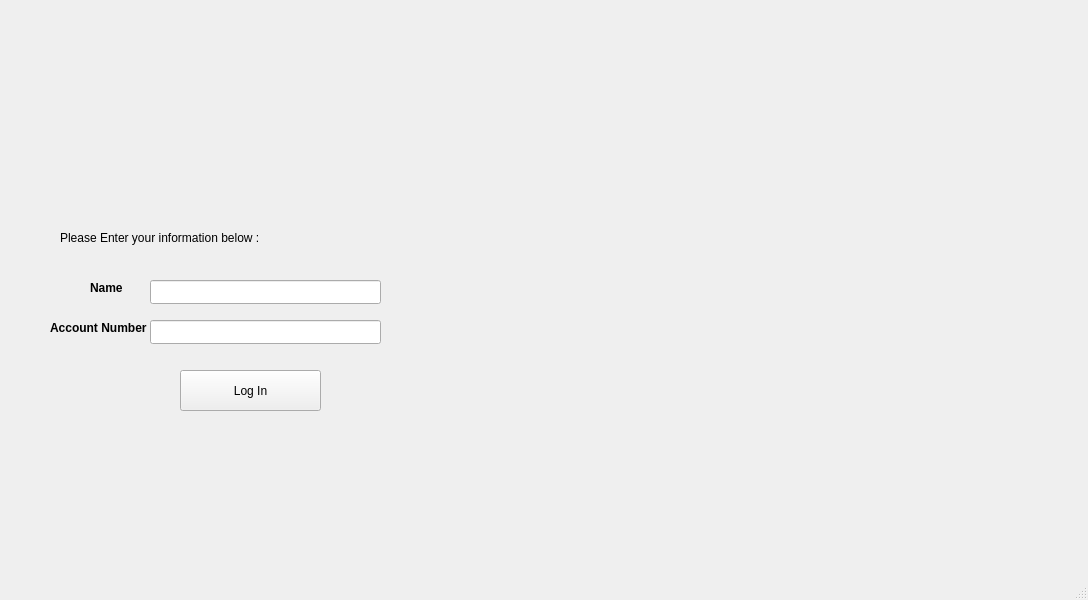
<?xml version="1.0" encoding="UTF-8"?>
<ui version="4.0">
 <class>MainWindow</class>
 <widget class="QMainWindow" name="MainWindow">
  <property name="geometry">
   <rect>
    <x>0</x>
    <y>0</y>
    <width>1088</width>
    <height>600</height>
   </rect>
  </property>
  <property name="windowTitle">
   <string>MainWindow</string>
  </property>
  <widget class="QWidget" name="centralwidget">
   <widget class="QPushButton" name="loginButton">
    <property name="geometry">
     <rect>
      <x>180</x>
      <y>370</y>
      <width>141</width>
      <height>41</height>
     </rect>
    </property>
    <property name="text">
     <string>Log In</string>
    </property>
   </widget>
   <widget class="QLabel" name="label">
    <property name="geometry">
     <rect>
      <x>90</x>
      <y>280</y>
      <width>49</width>
      <height>16</height>
     </rect>
    </property>
    <property name="text">
     <string>&lt;html&gt;&lt;head/&gt;&lt;body&gt;&lt;p&gt;&lt;span style=&quot; font-weight:700;&quot;&gt;Name&lt;/span&gt;&lt;/p&gt;&lt;/body&gt;&lt;/html&gt;</string>
    </property>
   </widget>
   <widget class="QLabel" name="label_2">
    <property name="geometry">
     <rect>
      <x>50</x>
      <y>320</y>
      <width>101</width>
      <height>16</height>
     </rect>
    </property>
    <property name="text">
     <string>&lt;html&gt;&lt;head/&gt;&lt;body&gt;&lt;p&gt;&lt;span style=&quot; font-weight:700;&quot;&gt;Account Number&lt;/span&gt;&lt;/p&gt;&lt;/body&gt;&lt;/html&gt;</string>
    </property>
   </widget>
   <widget class="QLineEdit" name="name">
    <property name="geometry">
     <rect>
      <x>150</x>
      <y>280</y>
      <width>231</width>
      <height>24</height>
     </rect>
    </property>
   </widget>
   <widget class="QLineEdit" name="accountnumber">
    <property name="geometry">
     <rect>
      <x>150</x>
      <y>320</y>
      <width>231</width>
      <height>24</height>
     </rect>
    </property>
   </widget>
   <widget class="QLabel" name="label_3">
    <property name="geometry">
     <rect>
      <x>60</x>
      <y>230</y>
      <width>231</width>
      <height>16</height>
     </rect>
    </property>
    <property name="text">
     <string>Please Enter your information below :</string>
    </property>
   </widget>
  </widget>
  <widget class="QMenuBar" name="menubar">
   <property name="geometry">
    <rect>
     <x>0</x>
     <y>0</y>
     <width>1088</width>
     <height>21</height>
    </rect>
   </property>
  </widget>
  <widget class="QStatusBar" name="statusbar"/>
 </widget>
 <resources/>
 <connections/>
</ui>
